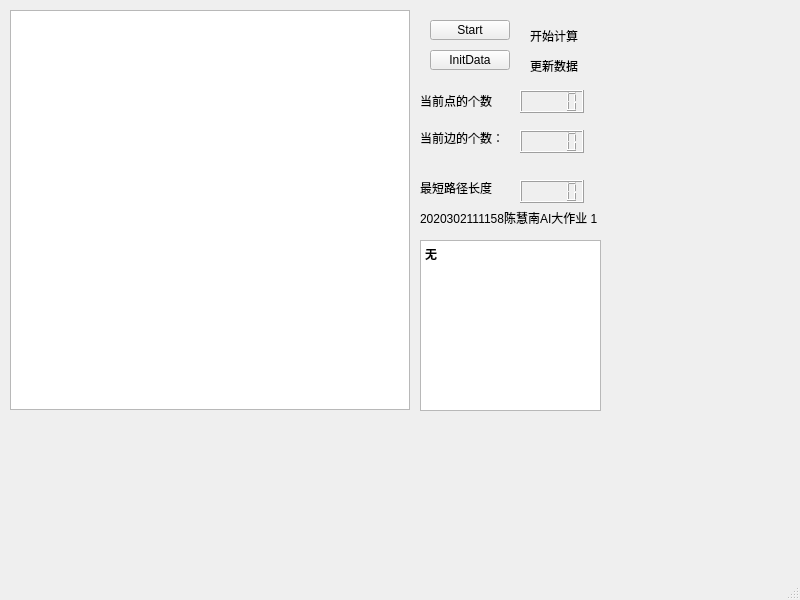
<?xml version="1.0" encoding="UTF-8"?>
<ui version="4.0">
 <class>MainWindow</class>
 <widget class="QMainWindow" name="MainWindow">
  <property name="geometry">
   <rect>
    <x>0</x>
    <y>0</y>
    <width>800</width>
    <height>600</height>
   </rect>
  </property>
  <property name="minimumSize">
   <size>
    <width>100</width>
    <height>100</height>
   </size>
  </property>
  <property name="windowTitle">
   <string>MainWindow</string>
  </property>
  <widget class="QWidget" name="centralwidget">
   <widget class="QGraphicsView" name="graphicsView">
    <property name="geometry">
     <rect>
      <x>10</x>
      <y>10</y>
      <width>400</width>
      <height>400</height>
     </rect>
    </property>
    <property name="minimumSize">
     <size>
      <width>400</width>
      <height>400</height>
     </size>
    </property>
    <property name="maximumSize">
     <size>
      <width>400</width>
      <height>400</height>
     </size>
    </property>
   </widget>
   <widget class="QPushButton" name="pushButton">
    <property name="geometry">
     <rect>
      <x>430</x>
      <y>20</y>
      <width>80</width>
      <height>20</height>
     </rect>
    </property>
    <property name="text">
     <string>Start</string>
    </property>
   </widget>
   <widget class="QLabel" name="label">
    <property name="geometry">
     <rect>
      <x>420</x>
      <y>210</y>
      <width>211</width>
      <height>16</height>
     </rect>
    </property>
    <property name="text">
     <string>2020302111158陈慧南AI大作业 1</string>
    </property>
   </widget>
   <widget class="QLabel" name="label_2">
    <property name="geometry">
     <rect>
      <x>420</x>
      <y>130</y>
      <width>81</width>
      <height>16</height>
     </rect>
    </property>
    <property name="text">
     <string>当前边的个数：</string>
    </property>
   </widget>
   <widget class="QLabel" name="label_3">
    <property name="geometry">
     <rect>
      <x>420</x>
      <y>90</y>
      <width>81</width>
      <height>21</height>
     </rect>
    </property>
    <property name="text">
     <string>当前点的个数</string>
    </property>
   </widget>
   <widget class="QPushButton" name="pushButton_2">
    <property name="geometry">
     <rect>
      <x>430</x>
      <y>50</y>
      <width>80</width>
      <height>20</height>
     </rect>
    </property>
    <property name="text">
     <string>InitData</string>
    </property>
   </widget>
   <widget class="QLCDNumber" name="lcdNumber">
    <property name="geometry">
     <rect>
      <x>520</x>
      <y>90</y>
      <width>64</width>
      <height>23</height>
     </rect>
    </property>
   </widget>
   <widget class="QLCDNumber" name="lcdNumber_2">
    <property name="geometry">
     <rect>
      <x>520</x>
      <y>130</y>
      <width>64</width>
      <height>23</height>
     </rect>
    </property>
   </widget>
   <widget class="QTextBrowser" name="textBrowser">
    <property name="geometry">
     <rect>
      <x>420</x>
      <y>240</y>
      <width>181</width>
      <height>171</height>
     </rect>
    </property>
    <property name="minimumSize">
     <size>
      <width>100</width>
      <height>100</height>
     </size>
    </property>
    <property name="font">
     <font>
      <pointsize>9</pointsize>
      <weight>75</weight>
      <bold>true</bold>
     </font>
    </property>
    <property name="readOnly">
     <bool>true</bool>
    </property>
    <property name="html">
     <string>&lt;!DOCTYPE HTML PUBLIC &quot;-//W3C//DTD HTML 4.0//EN&quot; &quot;http://www.w3.org/TR/REC-html40/strict.dtd&quot;&gt;
&lt;html&gt;&lt;head&gt;&lt;meta name=&quot;qrichtext&quot; content=&quot;1&quot; /&gt;&lt;style type=&quot;text/css&quot;&gt;
p, li { white-space: pre-wrap; }
&lt;/style&gt;&lt;/head&gt;&lt;body style=&quot; font-family:'SimSun'; font-size:9pt; font-weight:600; font-style:normal;&quot;&gt;
&lt;p style=&quot; margin-top:0px; margin-bottom:0px; margin-left:0px; margin-right:0px; -qt-block-indent:0; text-indent:0px;&quot;&gt;无&lt;/p&gt;&lt;/body&gt;&lt;/html&gt;</string>
    </property>
   </widget>
   <widget class="QLabel" name="label_4">
    <property name="geometry">
     <rect>
      <x>420</x>
      <y>180</y>
      <width>91</width>
      <height>16</height>
     </rect>
    </property>
    <property name="text">
     <string>最短路径长度</string>
    </property>
   </widget>
   <widget class="QLCDNumber" name="lcdNumber_3">
    <property name="geometry">
     <rect>
      <x>520</x>
      <y>180</y>
      <width>64</width>
      <height>23</height>
     </rect>
    </property>
   </widget>
   <widget class="QLabel" name="label_5">
    <property name="geometry">
     <rect>
      <x>530</x>
      <y>60</y>
      <width>54</width>
      <height>12</height>
     </rect>
    </property>
    <property name="text">
     <string>更新数据</string>
    </property>
   </widget>
   <widget class="QLabel" name="label_6">
    <property name="geometry">
     <rect>
      <x>530</x>
      <y>30</y>
      <width>54</width>
      <height>12</height>
     </rect>
    </property>
    <property name="text">
     <string>开始计算</string>
    </property>
   </widget>
  </widget>
  <widget class="QStatusBar" name="statusbar"/>
  <action name="actionEdges">
   <property name="text">
    <string>Edges</string>
   </property>
  </action>
  <action name="actionPoints">
   <property name="text">
    <string>Points</string>
   </property>
  </action>
 </widget>
 <resources/>
 <connections/>
</ui>
